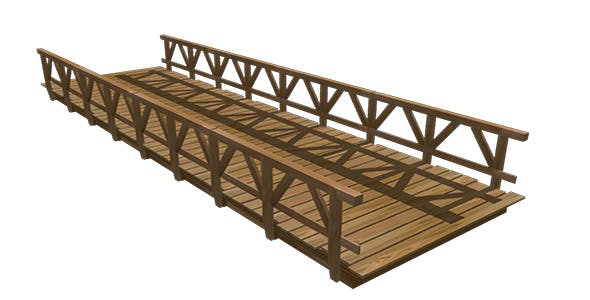
#> input picture three.jpg, 590 x 300 px
$ python main.py
#> lines starting #> are read from the running program, lines starting #| are printed output that depends on the picture
# We need to install opencv using command "pip install opencv-python"
import cv2

# Reading the image
image = cv2.imread("three.jpg")
#> image is the input picture: shape (300, 590, 3); mean B, G, R 192.5, 202.1, 209.9
cv2.imshow("Given Picture", image)
cv2.waitKey(0)

# Converting it into grayscale
gray_image = cv2.cvtColor(image, cv2.COLOR_BGR2GRAY)
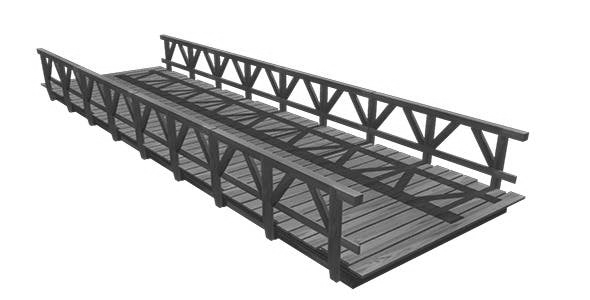
#> gray_image: shape (300, 590); min 15, max 255, mean 203.3
cv2.imshow("Step1 : GrayScale", gray_image)
cv2.waitKey(0)

# Inverting the image
inverted_image = 255 - gray_image
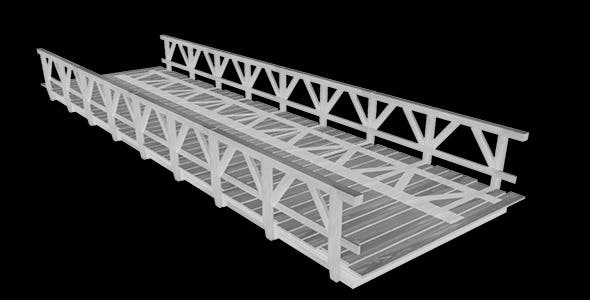
#> inverted_image: shape (300, 590); min 0, max 240, mean 51.7
cv2.imshow("Step 2: Invert", inverted_image)
cv2.waitKey(0)

# The pencil sketch
blurred = cv2.GaussianBlur(inverted_image, (21, 21), 0)
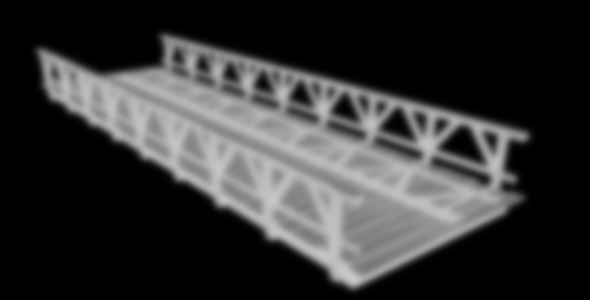
#> blurred: shape (300, 590); min 0, max 202, mean 51.7
inverted_blurred = 255 - blurred
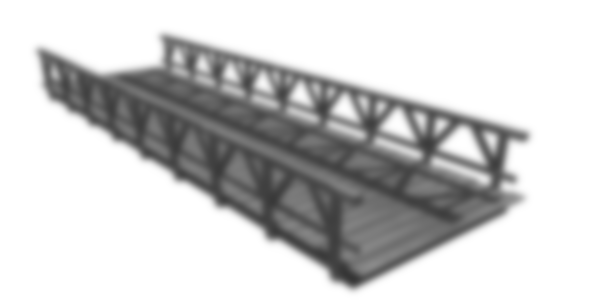
#> inverted_blurred: shape (300, 590); min 53, max 255, mean 203.3
pencil_sketch = cv2.divide(gray_image, inverted_blurred, scale=256.0)
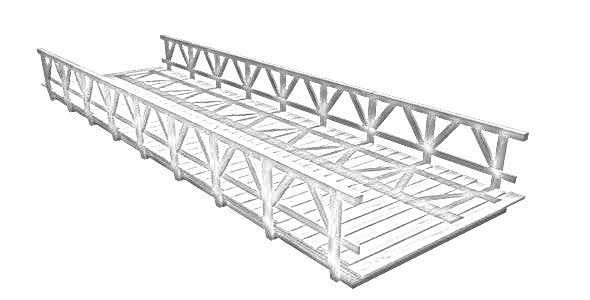
#> pencil_sketch: shape (300, 590); min 33, max 255, mean 241.3
cv2.imshow("Step3: Sketch", pencil_sketch)
cv2.waitKey(0)

# Final image
cv2.imshow("Original Image", image)
cv2.imshow("Pencil Sketch", pencil_sketch)
cv2.waitKey(0)
